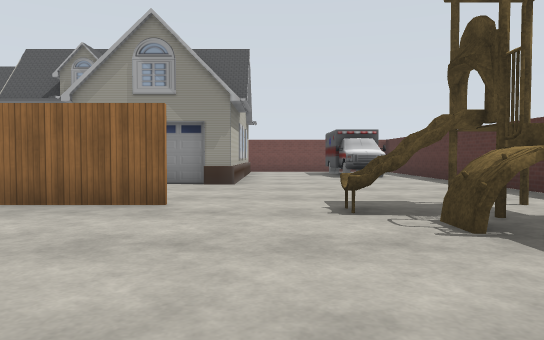
[1] (above)

24 first-person views from a walk through a Gazebo world. The camera is 1.2 m above the floor, tilts 2° down and sees 70° across. The floor is counted in squares, 2 m on a side. Each view is taken from the middle of a square. On the plan, view 1 faces up. The plan holds only what a view shows up to about 10 squares ahead; the rest is blank. Gazebo's built-in surfaces are drawn with simple patterns. Some surface patterns are stand-ins.

[2]
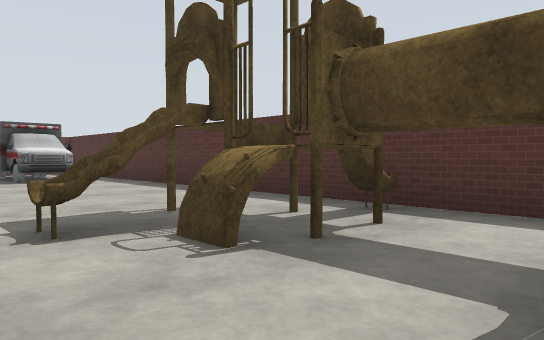

[3]
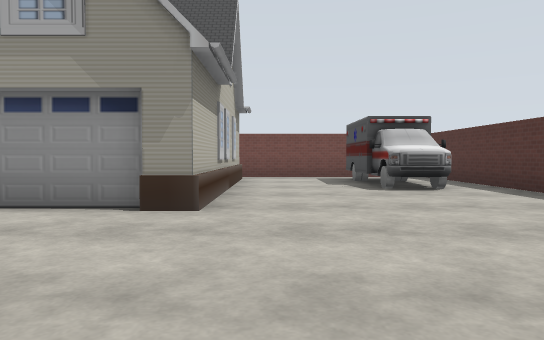

[4]
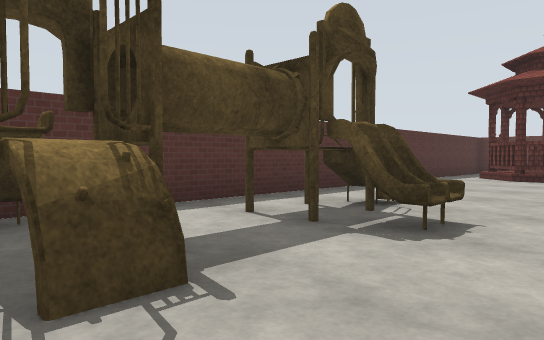

[5]
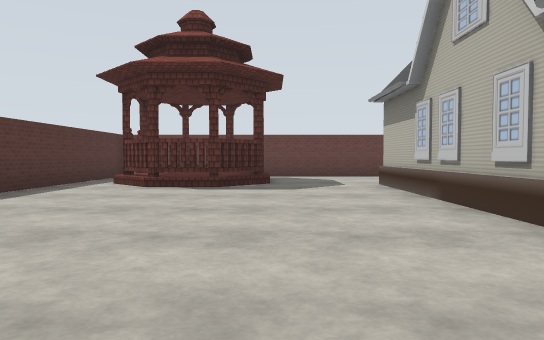

[6]
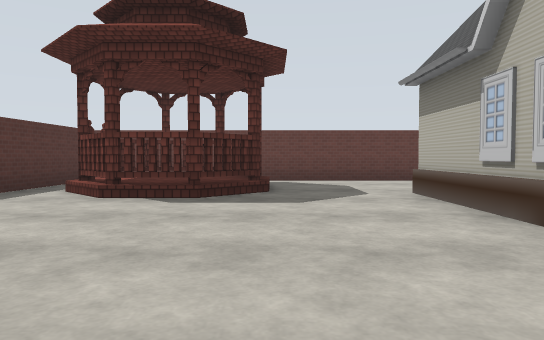

[7]
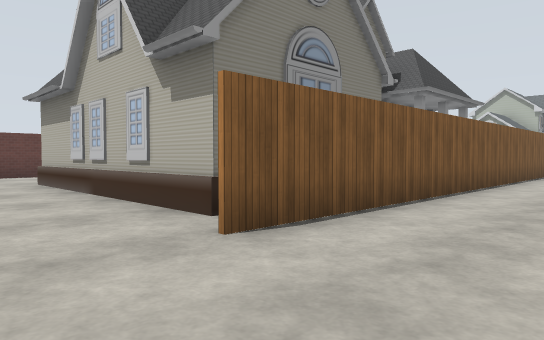

[8]
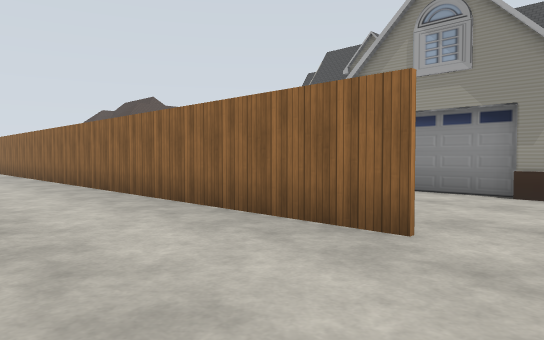

[9]
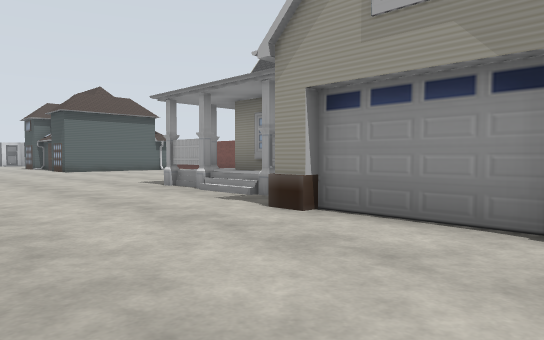

[10]
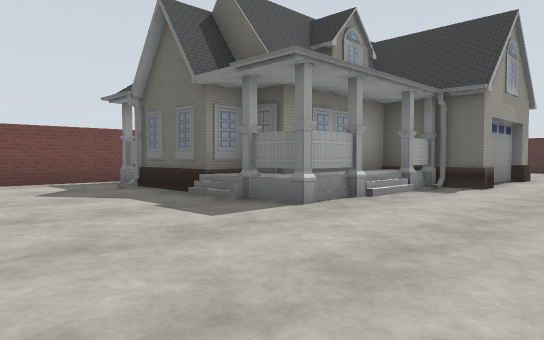

[11]
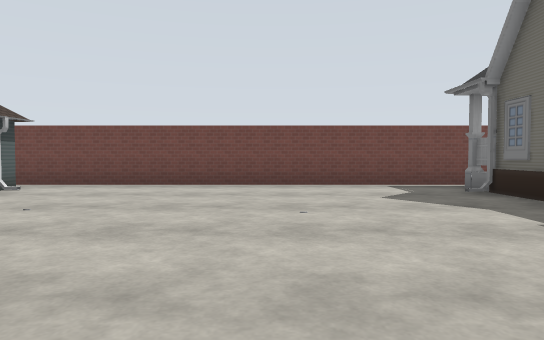

[12]
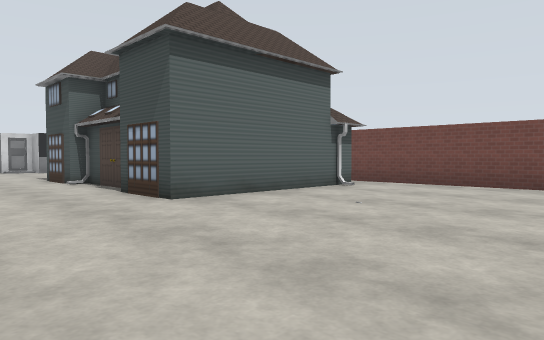

[13]
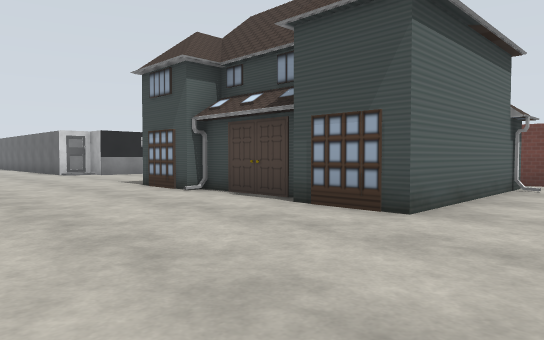

[14]
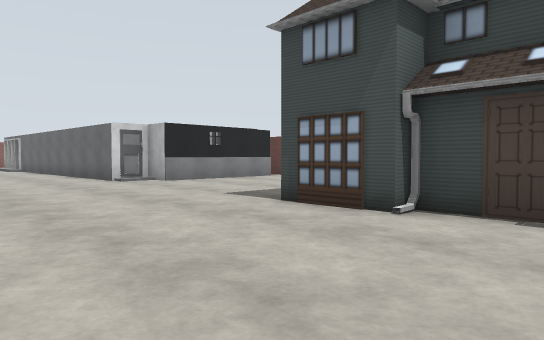

[15]
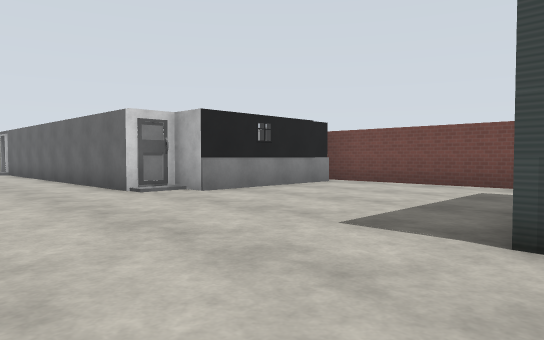

[16]
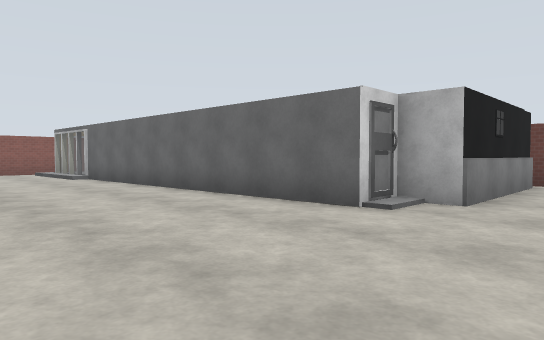

[17]
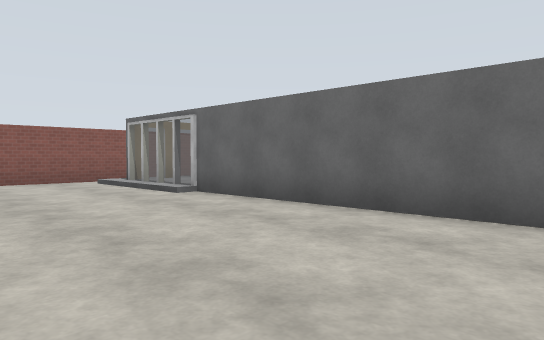

[18]
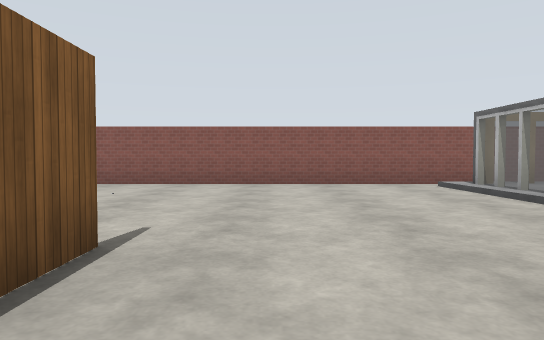

[19]
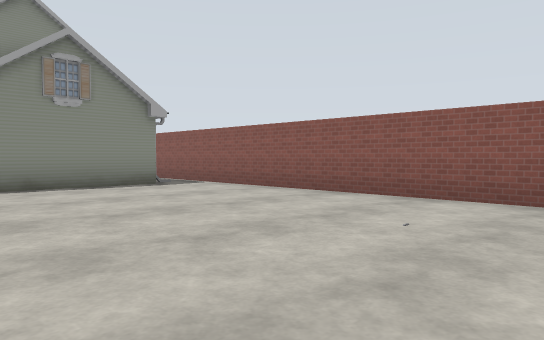

[20]
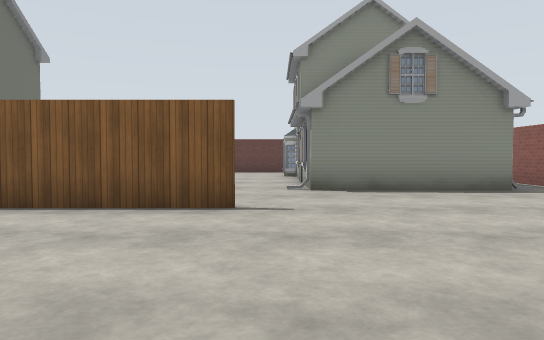

[21]
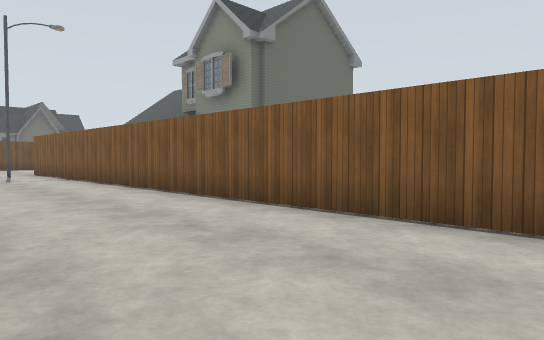

[22]
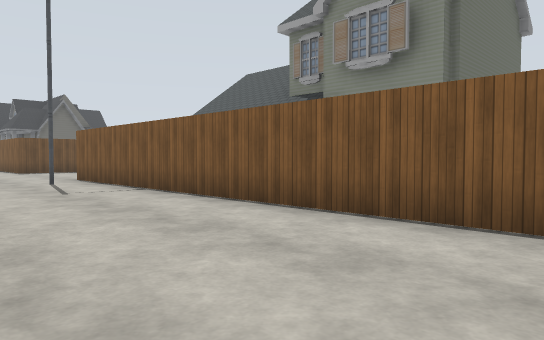

[23]
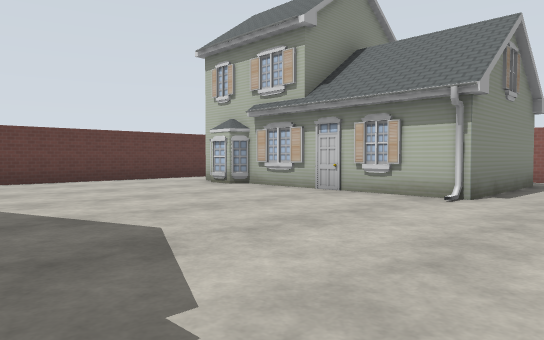

[24]
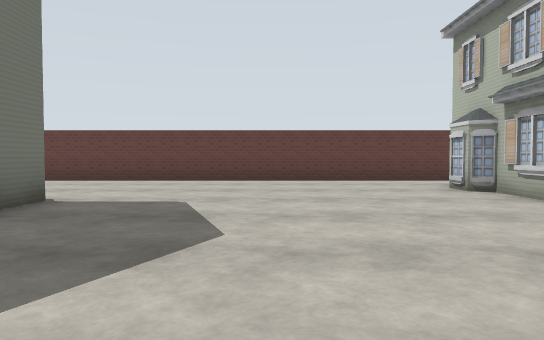

### Floor plan
Key: @ floor where view 1 was taken; # wall or solid block; . main floor; : floor 0.25 m higher than the main floor; = window, fence, low wall or low ledge; H house; P playground; A ambulance; I pavilion; L lamp.
Columns run from 41 left of view 1 to 5 right of it. Each row starts with its distance up from view 1.
 16              #####      ###########
 15              .....      ..........
 14              #....      H........H      H..A .#
 13              #.....    HH........H      H..AA.#
 12 #.           #.....    HH........HHHH  HH..AA.#
 11 #.=:        ##.....HHHHHH........HHHHHHHH..AA.#
 10 #.#==########......HH..HH........HHHHHH H.....#
  9 #................................HHH.HHHH.....#
  8 #.............................................#
  7 #.............................................#
  6 #.......... ....   ........  .................#
  5 #......#                      ##########......#
  4 #......                       ............PPP.#
  3 #.............                   ..........PPP#
  2 #..................                   ......P.#
  1 #...................             ..........PP.#
  0 #......############L         ###########.@..P.#
 -1 #...........                           .......#
 -2 #...........                    HHHHHHH.......#
 -3 #.HHHH......HHHHHHH                   H.......#
 -4 #.   H......H HH  H                   H.......#
 -5 #    H......H                         H.......#
 -6   HHHH......H                         H.......#
 -7     HH........                        H...III.#
 -8      H........                         ..IIII.#
 -9     HH.........                       ...IIII.#
-10      ..........                       ....II  #
-11      ###########                     ########

Positions as (right, up) in squares from view 1, and headings:
1: (0, 0), facing up
2: (0, 1), facing up-right
3: (0, 4), facing up
4: (0, 4), facing down-right
5: (0, 1), facing down
6: (0, -1), facing down
7: (0, 2), facing down-left
8: (0, 2), facing up-left
9: (-1, 5), facing up-left
10: (-12, 6), facing up-right
11: (-12, 7), facing up
12: (-12, 7), facing up-left
13: (-15, 6), facing up-left
14: (-19, 6), facing up-left
15: (-22, 7), facing up-left
16: (-26, 6), facing up-left
17: (-31, 6), facing up-left
18: (-32, 6), facing left
19: (-35, 5), facing down-left
20: (-35, 4), facing down
21: (-35, 3), facing down-right
22: (-31, 3), facing down-right
23: (-30, -1), facing down-left
24: (-32, -1), facing down
